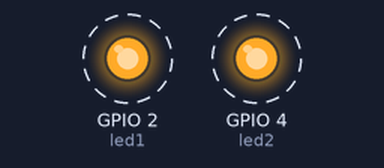
The sketch below on a simulated ESP32. Shown: output pins drawn as LEDs (lit = HIGH). Dashed ring = blinking. What the sketch prints to the serial monitor is not drawn.

Above: at 0.2 s.
Timing chart, 0 to 4.6 s (numbered marks = the images above):
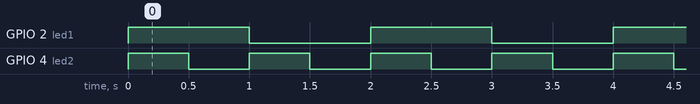

Measured:
- by itself, GPIO 2 (led1): alternates HIGH for 1.0 s and LOW for 1.0 s
- by itself, GPIO 4 (led2): alternates HIGH for 0.50 s and LOW for 0.50 s
- by itself, everything shown: repeats every 2.0 s, in 6 steps

The sketch:

multicore.ino
```cpp
TaskHandle_t Task1;
TaskHandle_t Task2;

const int led1 = 2;
const int led2 = 4;

void setup()
{
    Serial.begin(115200);

    pinMode(led1, OUTPUT);
    pinMode(led2, OUTPUT);

    xTaskCreatePinnedToCore(
        Task1code, // Function to implement the task
        "Task1",   // Name of the task
        10000,     // Stack size in words
        NULL,      // Task input parameter
        1,         // Priority of the task
        &Task1,    // Task handle
        0);        // Core where the task should run

    // Task2 runs on core 1
    xTaskCreatePinnedToCore(
        Task2code, // Function to implement the task
        "Task2",   // Name of the task
        10000,     // Stack size in words
        NULL,      // Task input parameter
        1,         // Priority of the task
        &Task2,    // Task handle
        1);        // Core where the task should run
}

void Task1code(void *parameter)
{
    Serial.print("Task1 running on core ");
    Serial.println(xPortGetCoreID());

    for (;;)
    {
        digitalWrite(led1, HIGH);
        delay(1000);
        digitalWrite(led1, LOW);
        delay(1000);
        Serial.println("Task 1: Blink LED 1");
    }
}

void Task2code(void *parameter)
{
    Serial.print("Task2 running on core ");
    Serial.println(xPortGetCoreID());

    for (;;)
    {
        digitalWrite(led2, HIGH);
        delay(500);
        digitalWrite(led2, LOW);
        delay(500);
        Serial.println("Task 2: Blink LED 2");
    }
}

void loop()
{
    delay(1000);
}
```
